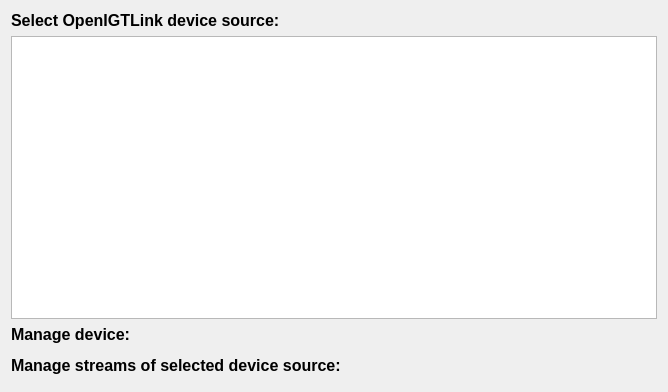
<?xml version="1.0" encoding="UTF-8"?>
<ui version="4.0">
 <class>OpenIGTLinkManagerControls</class>
 <widget class="QWidget" name="OpenIGTLinkManagerControls">
  <property name="geometry">
   <rect>
    <x>0</x>
    <y>0</y>
    <width>668</width>
    <height>392</height>
   </rect>
  </property>
  <property name="minimumSize">
   <size>
    <width>0</width>
    <height>0</height>
   </size>
  </property>
  <property name="windowTitle">
   <string>QmitkTemplate</string>
  </property>
  <layout class="QVBoxLayout" name="verticalLayout_2">
   <item>
    <widget class="QLabel" name="label_2">
     <property name="font">
      <font>
       <pointsize>12</pointsize>
       <weight>75</weight>
       <bold>true</bold>
      </font>
     </property>
     <property name="text">
      <string>Select OpenIGTLink device source:</string>
     </property>
    </widget>
   </item>
   <item>
    <widget class="QmitkIGTLDeviceSourceSelectionWidget" name="m_SourceListWidget"/>
   </item>
   <item>
    <widget class="QLabel" name="label">
     <property name="font">
      <font>
       <pointsize>12</pointsize>
       <weight>75</weight>
       <bold>true</bold>
      </font>
     </property>
     <property name="text">
      <string>Manage device:</string>
     </property>
    </widget>
   </item>
   <item>
    <widget class="QmitkIGTLDeviceSourceManagementWidget" name="m_SourceManagerWidget" native="true"/>
   </item>
   <item>
    <widget class="QLabel" name="label_3">
     <property name="font">
      <font>
       <pointsize>12</pointsize>
       <weight>75</weight>
       <bold>true</bold>
      </font>
     </property>
     <property name="text">
      <string>Manage streams of selected device source:</string>
     </property>
    </widget>
   </item>
   <item>
    <widget class="QmitkIGTLStreamingManagementWidget" name="m_StreamManagerWidget" native="true"/>
   </item>
  </layout>
 </widget>
 <layoutdefault spacing="6" margin="11"/>
 <customwidgets>
  <customwidget>
   <class>QmitkIGTLDeviceSourceSelectionWidget</class>
   <extends>QTextEdit</extends>
   <header>QmitkIGTLDeviceSourceSelectionWidget.h</header>
  </customwidget>
  <customwidget>
   <class>QmitkIGTLDeviceSourceManagementWidget</class>
   <extends>QWidget</extends>
   <header>QmitkIGTLDeviceSourceManagementWidget.h</header>
   <container>1</container>
  </customwidget>
  <customwidget>
   <class>QmitkIGTLStreamingManagementWidget</class>
   <extends>QWidget</extends>
   <header>QmitkIGTLStreamingManagementWidget.h</header>
   <container>1</container>
  </customwidget>
 </customwidgets>
 <resources/>
 <connections/>
</ui>
